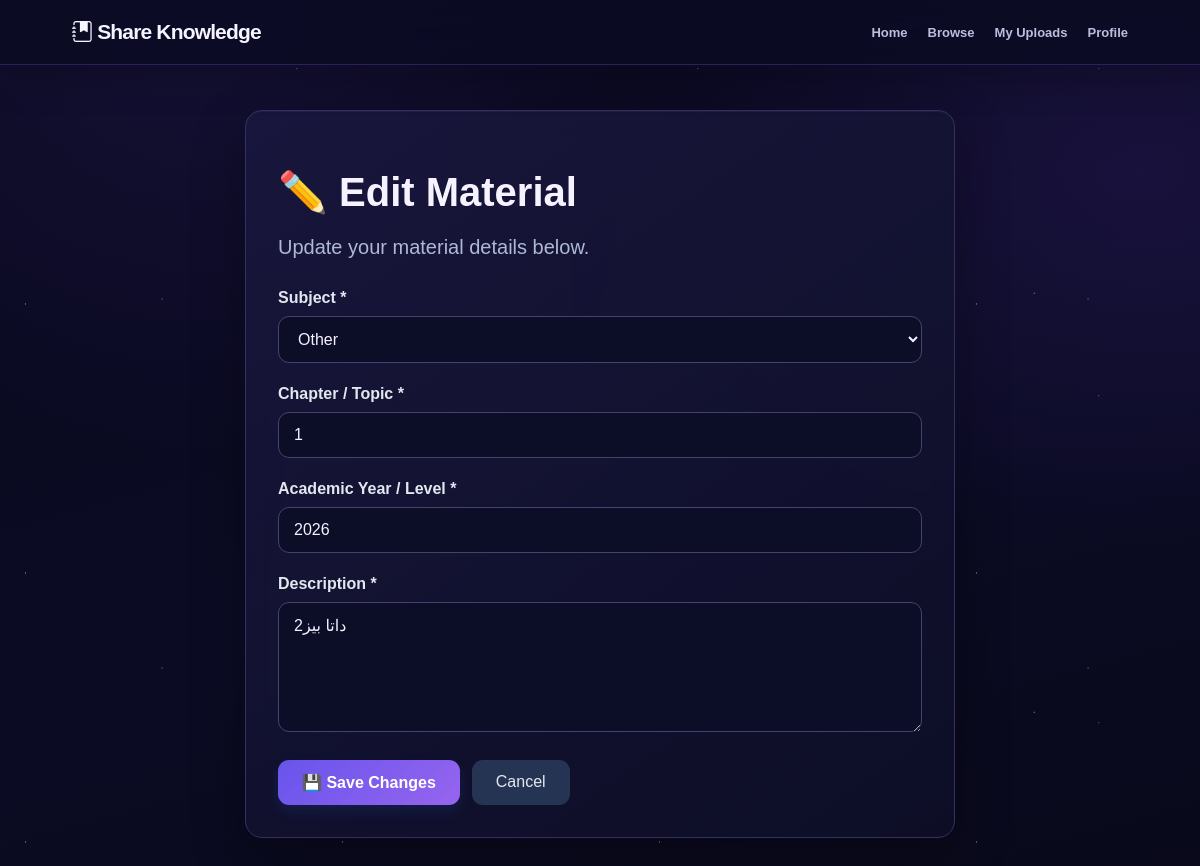
The app's page /share_knowledge/edit_material.php?id=4 (signed in) with its own data.
### tables this page shows
CREATE TABLE `materials` (
  `id` int(11) NOT NULL,
  `user_id` int(11) NOT NULL,
  `subject` varchar(100) NOT NULL,
  `chapter` varchar(200) NOT NULL,
  `academic_year` varchar(100) NOT NULL,
  `description` text NOT NULL,
  `file_path` varchar(255) NOT NULL,
  `created_at` timestamp NOT NULL DEFAULT current_timestamp()
);

### share_knowledge/edit_material.php (the view, shortened to what this page needs)
<?php
require_once 'db.php';
$userId = (int) $_SESSION['user_id'];
$materialId = filter_input(INPUT_GET, 'id', FILTER_VALIDATE_INT);
function e($value): string {
    return htmlspecialchars((string)$value, ENT_QUOTES, 'UTF-8');
}
$allowedSubjects = [
    'Mathematics',
    'Computer Science',
    'Engineering',
    'Business',
    'Medicine',
    'Pharmacy',
    'Physics',
    'Chemistry',
    'Other'
];
try {
    $stmt = $conn->prepare(
        'SELECT id, subject, chapter, academic_year, description
         FROM materials
         WHERE id = ? AND user_id = ?
         LIMIT 1'
    );
    $stmt->execute([$materialId, $userId]);
    $material = $stmt->fetch(PDO::FETCH_ASSOC);
} catch (PDOException $ex) {
    error_log('Edit material lookup: ' . $ex->getMessage());
    http_response_code(500);
    exit('Unable to load this material right now.');
}
?>
<!DOCTYPE html>
<html lang="en">
<head>
<link rel="stylesheet" href="https://cdn.jsdelivr.net/npm/bootstrap-icons@1.11.3/font/bootstrap-icons.min.css">
    <link rel="stylesheet" href="assets/css/style.css">
    <link rel="stylesheet" href="assets/css/edit_material.css">
<link rel="stylesheet" href="assets/css/brand-system.css">
</head>
<body>
<header class="edit-navbar">
    <div class="edit-logo"><i class="bi bi-journal-bookmark-fill" aria-hidden="true"></i> Share Knowledge</div>
    <nav class="edit-links">
        <a href="index.php">Home</a>
        <a href="browse.php">Browse</a>
        <a href="my_uploads.php">My Uploads</a>
        <a href="profile.php">Profile</a>
    </nav>
</header>
<main class="edit-container">
    <div class="edit-card">
        <h1>✏️ Edit Material</h1>
        <p class="edit-subtitle">
            Update your material details below.
        </p>
        <form method="POST"
              action="edit_material.php?id=<?= (int)$materialId ?>">
            <div class="edit-group">
                <label for="subject">Subject *</label>
                <select name="subject" id="subject" required>
                    <?php foreach ($allowedSubjects as $option): ?>
                        <option
                            value="<?= e($option) ?>"
                            <?= $material['subject'] === $option ? 'selected' : '' ?>
                        >
                            <?= e($option) ?>
                        </option>
                    <?php endforeach; ?>
                </select>
            </div>
            <div class="edit-group">
                <label for="chapter">Chapter / Topic *</label>
                <input
                    type="text"
                    name="chapter"
                    id="chapter"
                    maxlength="200"
                    value="<?= e($material['chapter']) ?>"
                    required
                >
            </div>
            <div class="edit-group">
                <label for="academic_year">
                    Academic Year / Level *
                </label>
                <input
                    type="text"
                    name="academic_year"
                    id="academic_year"
                    maxlength="100"
                    value="<?= e($material['academic_year']) ?>"
                    required
                >
            </div>
            <div class="edit-group">
                <label for="description">Description *</label>
                <textarea
                    name="description"
                    id="description"
                    maxlength="5000"
                    required
                ><?= e($material['description']) ?></textarea>
            </div>
            <div class="edit-actions">
                <button type="submit" class="edit-save">
                    💾 Save Changes
                </button>
                <a href="my_uploads.php" class="edit-cancel">
                    Cancel
                </a>
            </div>
        </form>
    </div>
</main>
</body>
</html>

### records on screen
materials: chapter "1", academic_year "2026", description "داتا بيز2"

### other values on screen
form field subject "Other"
